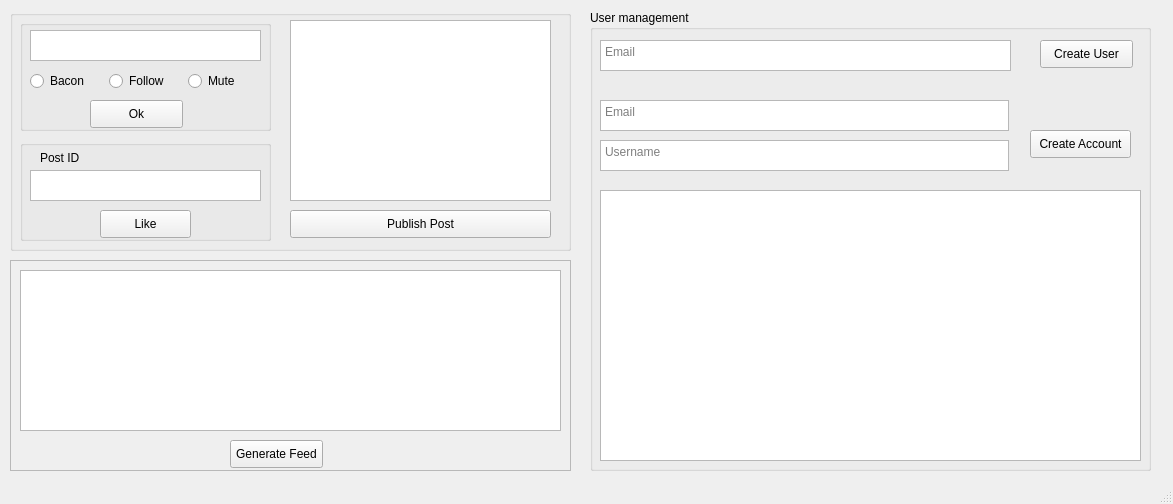
<?xml version="1.0" encoding="UTF-8"?>
<ui version="4.0">
 <class>MainWindow</class>
 <widget class="QMainWindow" name="MainWindow">
  <property name="geometry">
   <rect>
    <x>0</x>
    <y>0</y>
    <width>1173</width>
    <height>504</height>
   </rect>
  </property>
  <property name="windowTitle">
   <string>MainWindow</string>
  </property>
  <widget class="QWidget" name="centralwidget">
   <widget class="QGroupBox" name="groupBox">
    <property name="geometry">
     <rect>
      <x>10</x>
      <y>10</y>
      <width>561</width>
      <height>241</height>
     </rect>
    </property>
    <property name="title">
     <string/>
    </property>
    <widget class="QPlainTextEdit" name="Post_Input">
     <property name="geometry">
      <rect>
       <x>280</x>
       <y>10</y>
       <width>261</width>
       <height>181</height>
      </rect>
     </property>
    </widget>
    <widget class="QPushButton" name="pushButton">
     <property name="geometry">
      <rect>
       <x>280</x>
       <y>200</y>
       <width>261</width>
       <height>28</height>
      </rect>
     </property>
     <property name="text">
      <string>Publish Post</string>
     </property>
    </widget>
    <widget class="QGroupBox" name="username_stuff">
     <property name="geometry">
      <rect>
       <x>10</x>
       <y>10</y>
       <width>251</width>
       <height>111</height>
      </rect>
     </property>
     <property name="title">
      <string/>
     </property>
     <widget class="QPlainTextEdit" name="username_box">
      <property name="geometry">
       <rect>
        <x>10</x>
        <y>10</y>
        <width>231</width>
        <height>31</height>
       </rect>
      </property>
     </widget>
     <widget class="QWidget" name="horizontalLayoutWidget">
      <property name="geometry">
       <rect>
        <x>10</x>
        <y>50</y>
        <width>231</width>
        <height>22</height>
       </rect>
      </property>
      <layout class="QHBoxLayout" name="horizontalLayout">
       <item>
        <widget class="QRadioButton" name="BaconRadio">
         <property name="text">
          <string>Bacon</string>
         </property>
        </widget>
       </item>
       <item>
        <widget class="QRadioButton" name="follow_radio">
         <property name="text">
          <string>Follow</string>
         </property>
        </widget>
       </item>
       <item>
        <widget class="QRadioButton" name="mute_radio">
         <property name="text">
          <string>Mute</string>
         </property>
        </widget>
       </item>
      </layout>
     </widget>
     <widget class="QPushButton" name="pushButton_3">
      <property name="geometry">
       <rect>
        <x>70</x>
        <y>80</y>
        <width>93</width>
        <height>28</height>
       </rect>
      </property>
      <property name="text">
       <string>Ok</string>
      </property>
     </widget>
    </widget>
    <widget class="QGroupBox" name="LikesGroup">
     <property name="geometry">
      <rect>
       <x>10</x>
       <y>130</y>
       <width>251</width>
       <height>101</height>
      </rect>
     </property>
     <property name="title">
      <string/>
     </property>
     <widget class="QPlainTextEdit" name="post_id_input">
      <property name="geometry">
       <rect>
        <x>10</x>
        <y>30</y>
        <width>231</width>
        <height>31</height>
       </rect>
      </property>
     </widget>
     <widget class="QLabel" name="label">
      <property name="geometry">
       <rect>
        <x>20</x>
        <y>10</y>
        <width>55</width>
        <height>16</height>
       </rect>
      </property>
      <property name="text">
       <string>Post ID</string>
      </property>
     </widget>
     <widget class="QPushButton" name="like_button">
      <property name="geometry">
       <rect>
        <x>80</x>
        <y>70</y>
        <width>91</width>
        <height>28</height>
       </rect>
      </property>
      <property name="text">
       <string>Like</string>
      </property>
     </widget>
    </widget>
   </widget>
   <widget class="QFrame" name="frame">
    <property name="geometry">
     <rect>
      <x>10</x>
      <y>260</y>
      <width>561</width>
      <height>211</height>
     </rect>
    </property>
    <property name="frameShape">
     <enum>QFrame::StyledPanel</enum>
    </property>
    <property name="frameShadow">
     <enum>QFrame::Raised</enum>
    </property>
    <widget class="QPushButton" name="feed_gen_button">
     <property name="geometry">
      <rect>
       <x>220</x>
       <y>180</y>
       <width>93</width>
       <height>28</height>
      </rect>
     </property>
     <property name="text">
      <string>Generate Feed</string>
     </property>
    </widget>
    <widget class="QPlainTextEdit" name="user_feed">
     <property name="geometry">
      <rect>
       <x>10</x>
       <y>10</y>
       <width>541</width>
       <height>161</height>
      </rect>
     </property>
     <property name="readOnly">
      <bool>true</bool>
     </property>
    </widget>
   </widget>
   <widget class="QGroupBox" name="usermanagement">
    <property name="geometry">
     <rect>
      <x>590</x>
      <y>10</y>
      <width>561</width>
      <height>461</height>
     </rect>
    </property>
    <property name="title">
     <string>User management</string>
    </property>
    <widget class="QPlainTextEdit" name="Email_input">
     <property name="geometry">
      <rect>
       <x>10</x>
       <y>30</y>
       <width>411</width>
       <height>31</height>
      </rect>
     </property>
     <property name="centerOnScroll">
      <bool>false</bool>
     </property>
     <property name="placeholderText">
      <string>Email</string>
     </property>
    </widget>
    <widget class="QPushButton" name="user_create_button">
     <property name="geometry">
      <rect>
       <x>450</x>
       <y>30</y>
       <width>93</width>
       <height>28</height>
      </rect>
     </property>
     <property name="text">
      <string>Create User</string>
     </property>
    </widget>
    <widget class="QPushButton" name="CreateAccount">
     <property name="geometry">
      <rect>
       <x>440</x>
       <y>120</y>
       <width>101</width>
       <height>28</height>
      </rect>
     </property>
     <property name="text">
      <string>Create Account</string>
     </property>
    </widget>
    <widget class="QPlainTextEdit" name="Email_input_2">
     <property name="geometry">
      <rect>
       <x>10</x>
       <y>90</y>
       <width>409</width>
       <height>31</height>
      </rect>
     </property>
     <property name="centerOnScroll">
      <bool>false</bool>
     </property>
     <property name="placeholderText">
      <string>Email</string>
     </property>
    </widget>
    <widget class="QPlainTextEdit" name="username_input">
     <property name="geometry">
      <rect>
       <x>10</x>
       <y>130</y>
       <width>409</width>
       <height>31</height>
      </rect>
     </property>
     <property name="centerOnScroll">
      <bool>false</bool>
     </property>
     <property name="placeholderText">
      <string>Username</string>
     </property>
    </widget>
    <widget class="QPlainTextEdit" name="TerminalOutput">
     <property name="geometry">
      <rect>
       <x>10</x>
       <y>180</y>
       <width>541</width>
       <height>271</height>
      </rect>
     </property>
     <property name="readOnly">
      <bool>true</bool>
     </property>
    </widget>
   </widget>
  </widget>
  <widget class="QStatusBar" name="statusbar"/>
 </widget>
 <resources/>
 <connections/>
</ui>
